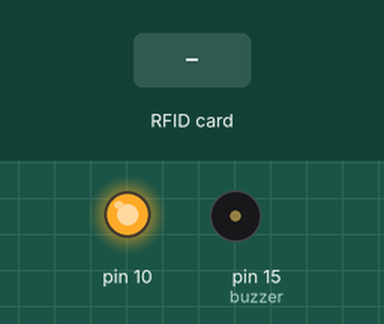
Bench run of a sketch on a simulated Arduino Uno, built with avr-gcc and run on an emulated ATmega328P. On the bench: output pins drawn as LEDs (lit = HIGH), buzzer (waves = sounding). The inputs (shaded band) are chosen by the test bench. What the sketch prints to the serial monitor is not drawn.

Above: at 1.2 s.
1.3 s: RFID card 40 A5 C3 80 held to the reader
At 1.45 s:
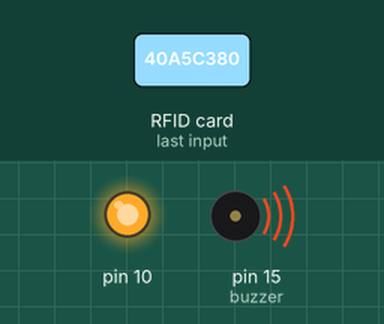
3.1 s: RFID card 5E 7A 19 C4 held to the reader
At 6.0 s:
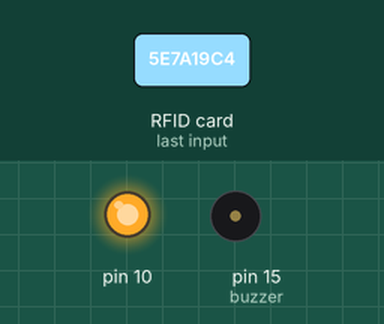
Timing chart, 0 to 7.5 s (numbered marks = the images above; inputs shaded):
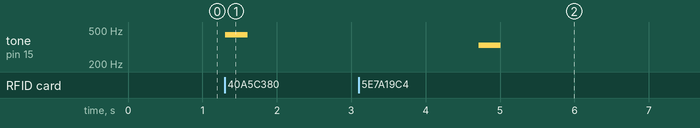

Measured:
- after the input at 1.3 s, tone on pin 15 (buzzer): silent → 440 Hz at once, → silent 0.30 s later
- after the input at 3.1 s, tone on pin 15 (buzzer): silent → 330 Hz after 1.6 s, → silent 0.30 s later

The sketch:

06_SPI_MFRC522_RFID_Accept_Buzzer.ino
```cpp
#include "SPI.h"
#include "MFRC522.h"

#define RST_PIN 0 //D3
#define SS_PIN 2 // D4

MFRC522 mfrc522(SS_PIN, RST_PIN); //Create MFRC522 instance
int status = 0;

int buzzer = 15; //D8
int tone_accept = 440;
int tone_deny = 330;


void setup() {
  // put your setup code here, to run once:
  Serial.begin(115200); //Initiate a serial communication
  SPI.begin(); //Initiate SPI bus
  mfrc522.PCD_Init(); // Initiate MFRC522

  Serial.println("카드를 리더기에 가까이 대 주세요");
  Serial.println();

  pinMode(buzzer, OUTPUT);
}

void loop() {
  // put your main code here, to run repeatedly:

  //Look for new cards
  if(!mfrc522.PICC_IsNewCardPresent()){
    return;
  }
  //Select one of cards
  if(!mfrc522.PICC_ReadCardSerial()){
    return;
  }

  //Show UID on Serial monitor
  Serial.print("UID tag : ");
  String content= "";
  byte letter;
  for (byte i = 0; i < mfrc522.uid.size; i++)
  {
     Serial.print(mfrc522.uid.uidByte[i] < 0x10 ? " 0" : " ");
     Serial.print(mfrc522.uid.uidByte[i], HEX);
     content.concat(String(mfrc522.uid.uidByte[i] < 0x10 ? " 0" : " "));
     content.concat(String(mfrc522.uid.uidByte[i], HEX));
  }
  content.toUpperCase();
  Serial.println();


  int tones;
  if(content.substring(1) == "40 A5 C3 80") {
    beep(tone_accept);
    Serial.println("승인된 카드입니다.");
    status =1;
    delay(3000);

  } else {
    beep(tone_deny);
    Serial.println("승인되지 않은 카드입니다.");
    delay(3000);
  }

} //end of loop()

void beep(int tones){
  tone(buzzer, tones);
  delay(300);
  noTone(buzzer);
  delay(100);
}
```
